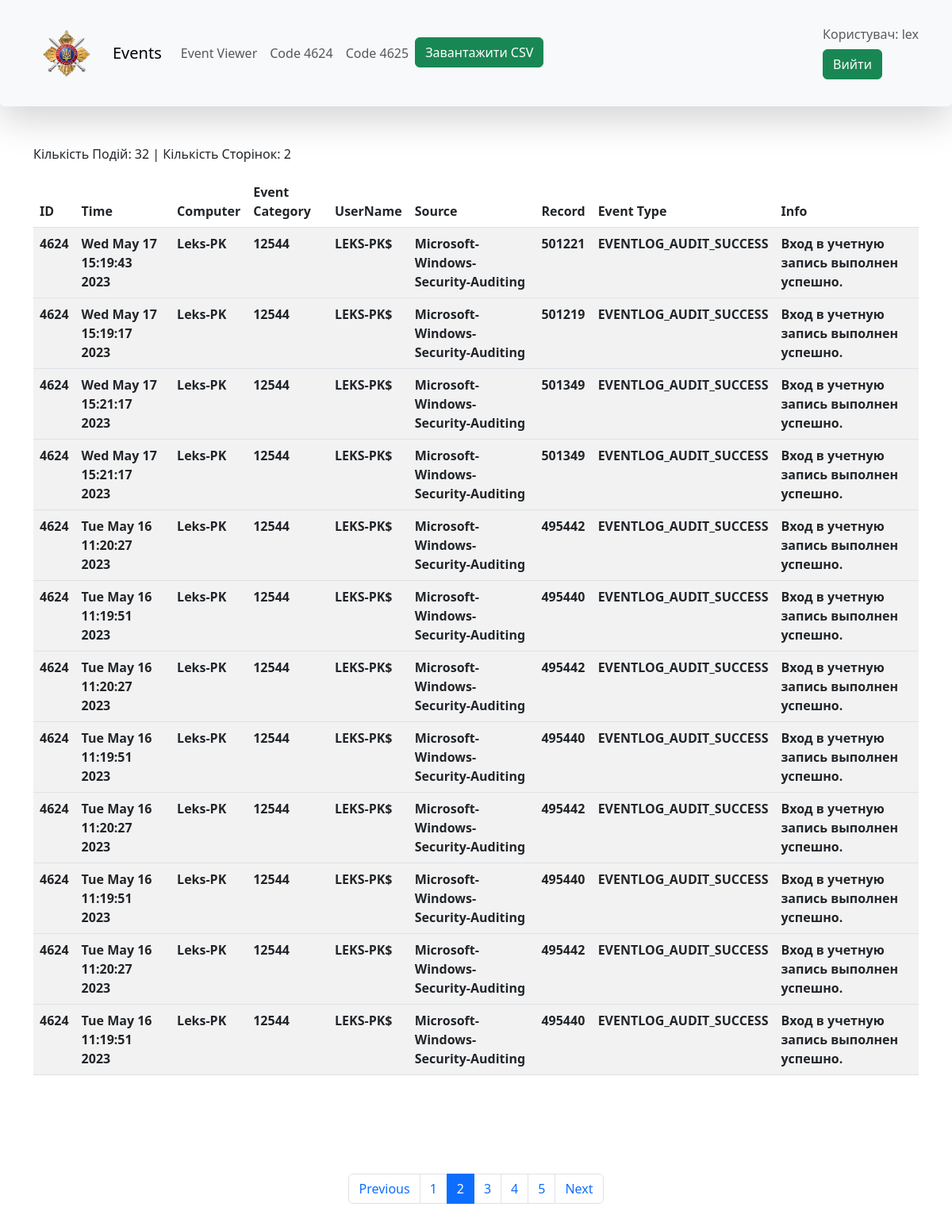
/success_events/?page=2 (signed in), run on the app's committed database.
### event_viewer/models.py (models this page shows, shortened)
class EventLogReaderModel(models.Model):
    the_time = models.CharField(max_length=155, verbose_name='Час')
    etv_id = models.IntegerField(verbose_name='ID события')
    computer_name = models.CharField(max_length=155, verbose_name="Имя компьютера")
    user_name = models.CharField(max_length=155, verbose_name='Имя пользователя')
    category = models.CharField(max_length=155, verbose_name='Категория Логгов')
    source = models.CharField(max_length=155, verbose_name='Источник')
    record = models.CharField(max_length=155, verbose_name='Рекорд')
    event_type = models.CharField(max_length=155, verbose_name='Тип события')
    message = models.CharField(max_length=155, verbose_name='Сообщение')
    created_date = models.DateField(auto_now_add=True)
    class Meta:
        verbose_name = "Event"
        verbose_name_plural = 'Events'

### event_viewer/views.py (the view)
# urls.py: path('success_events/', filter_events_success, name='filter_events_success'),
@login_required()
def filter_events_success(request):
    success_events = EventLogReaderModel.objects.filter(etv_id=4624).order_by('-created_date')
    page_obj, page_range, num_pages = paginate_queryset(success_events, request)
    total = success_events.count()
    context = {'page_obj': page_obj,
               'num_pages': num_pages,
               'total': total,
               'page_range': page_range}
    return render(request, 'success_events.html', context)

### event_viewer/views.py (called while the page is built)
def get_page_range(current_page, num_pages):
    page_range = []
    if current_page > 1:
        page_range.append(1)
    for page in range(current_page - 3, current_page):
        if page > 1:
            page_range.append(page)
    page_range.append(current_page)
    for page in range(current_page + 1, current_page + 4):
        if page <= num_pages:
            page_range.append(page)
    return page_range

def paginate_queryset(queryset, request, per_page=20):
    paginator = Paginator(queryset, per_page)
    page_number = request.GET.get('page')
    page_obj = paginator.get_page(page_number)
    num_pages = paginator.num_pages
    current_page = page_obj.number
    page_range = get_page_range(current_page, per_page)
    return page_obj, page_range, num_pages

### templates/success_events.html
{% extends 'base.html' %}
{% block content %}
    {% if page_obj %}
        <div class="container">
            <p>Кількість Подій: {{ total }}   |    Кількість Сторінок: {{ num_pages }}</p>
            <table class="table table-striped table-hover">
                <thead>
                <tr>
                    <th scope="col">ID</th>
                    <th scope="col">Time</th>
                    <th scope="col">Computer</th>
                    <th scope="col">Event Category</th>
                    <th scope="col">UserName</th>
                    <th scope="col">Source</th>
                    <th scope="col">Record</th>
                    <th scope="col">Event Type</th>
                    <th scope="col">Info</th>
                </tr>
                </thead>
                {% for event in page_obj %}
                    <tbody>
                    <th scope="row">{{ event.etv_id }}</th>
                    <th scope="row">{{ event.the_time }}</th>
                    <th scope="row">{{ event.computer_name }}</th>
                    <th scope="row">{{ event.category }}</th>
                    <th scope="row">{{ event.user_name }}</th>
                    <th scope="row">{{ event.source }}</th>
                    <th scope="row">{{ event.record }}</th>
                    <th scope="row">{{ event.event_type }}</th>
                    <th scope="row">{{ event.message }}</th>
                    </tbody>
                {% endfor %}
            </table>
        </div>
        <nav class="mt-4" aria-label="Page navigation sample" style="padding-top: 100px; margin-bottom: 100px">
            {% if page_obj.has_other_pages %}
                <ul class="pagination justify-content-center">
                    {% if page_obj.has_previous %}
                        <li class="page-item"><a class="page-link"
                                                 href="?page={{ page_obj.previous_page_number }}">Previous</a></li>
                    {% else %}
                        <li class="page-item disabled"><a class="page-link" href="#">Previous</a></li>
                    {% endif %}
                    {% for page in page_range %}
                        {% if page == page_obj.number %}
                            <li class="page-item active"><a class="page-link" href="#">{{ page }}</a></li>
                        {% else %}
                            <li class="page-item"><a class="page-link" href="?page={{ page }}">{{ page }}</a></li>
                        {% endif %}
                    {% endfor %}
                    {% if page_obj.has_next %}
                        <li class="page-item"><a class="page-link" href="?page={{ page_obj.next_page_number }}">Next</a></li>
                        <li class="page-item"><a class="page-link" href="?page={{ page_obj.paginator.num_pages }}">Last
                            &raquo</a></li>
                    {% else %}
                        <li class="page-item disable"><a class="page-link" href="#">Next</a></li>
                    {% endif %}
                </ul>
            {% endif %}
        </nav>
    {% else %}
        <h1>There is no events</h1>
    {% endif %}
{% endblock %}

### templates/includes/navbar.html (shortened to what this page needs)
{% load static %}
<div class="shadow-lg p-3 mb-5 bg-body-tertiary rounded">
    <nav class="navbar navbar-expand-lg bg-body-tertiary">
        <div class="container">
            <nav class="navbar navbar-light bg-light">
                <div class="container">
                    <a class="navbar-brand" href="{% url 'home' %}">
                        <img src="{% static 'event_viewer/img/udo_logo.png' %}" alt="logo" width="60" height="60">
                    </a>
                </div>
            </nav>
            <a class="navbar-brand" href="{% url 'eventlog_reader' %}">Events</a>
            <div class="collapse navbar-collapse" id="navbarNav">
                <ul class="navbar-nav me-auto mb-2 mb-lg-0">
                    <li class="nav-item">
                        <a class="nav-link{% if request.path == "/" %} active {% endif %}" aria-current="page" href="/">Event
                            Viewer</a>
                    </li>
                    <li class="nav-item">
                        <a class="nav-link {% if request.path == "success_events" %} active {% endif %}"
                           aria-current="page"
                           href="{% url 'filter_events_success' %}">Code 4624</a>
                    </li>
                    <li class="nav-item">
                        <a class="nav-link {% if request.path == "failure_events" %} active {% endif %}"
                           href="{% url 'filter_events_failure' %}">Code 4625</a>
                    </li>
                    <li class="nav-item">
                        <a class="btn btn-success" href="{% url 'download_csv' %}">Завантажити CSV</a>
                    </li>
                </ul>
            </div>
            <div class="col-lg-3 col-sm-6 col-8 order-2 order-lg-3">
                <div class="d-flex justify-content-end mb-3 mb-lg-0">
                     {% if user.is_authenticated %}
                        <div class="widget-header">
                            <h6 class="title text-muted">Користувач: {{ user.username }}</h6>
                            <div>
                                <a class="btn btn-success" href="{% url 'logout' %}">Вийти</a>
                            </div>
                        </div>
                    {% else %}
                        <div class="widget-header">
                            <div>
                                <a class="btn btn-success" href="{% url 'login' %}">Увійти</a>
                            </div>
                        </div>
                    {% endif %}
                </div>
            </div>
        </div>
    </nav>
</div>

### data on the page
EventLogReaderModel: etv_id "4624", the_time "Wed May 17 15:19:43 2023", computer_name "Leks-PK", category "12544", user_name "LEKS-PK$", source "Microsoft-Windows-Security-Auditing", record "501221", event_type "EVENTLOG_AUDIT_SUCCESS", message "Вход в учетную запись выполнен успешно."
EventLogReaderModel: etv_id "4624", the_time "Wed May 17 15:19:17 2023", computer_name "Leks-PK", category "12544", user_name "LEKS-PK$", source "Microsoft-Windows-Security-Auditing", record "501219", event_type "EVENTLOG_AUDIT_SUCCESS", message "Вход в учетную запись выполнен успешно."
EventLogReaderModel: etv_id "4624", the_time "Wed May 17 15:21:17 2023", computer_name "Leks-PK", category "12544", user_name "LEKS-PK$", source "Microsoft-Windows-Security-Auditing", record "501349", event_type "EVENTLOG_AUDIT_SUCCESS", message "Вход в учетную запись выполнен успешно."
EventLogReaderModel: etv_id "4624", the_time "Wed May 17 15:21:17 2023", computer_name "Leks-PK", category "12544", user_name "LEKS-PK$", source "Microsoft-Windows-Security-Auditing", record "501349", event_type "EVENTLOG_AUDIT_SUCCESS", message "Вход в учетную запись выполнен успешно."
EventLogReaderModel: etv_id "4624", the_time "Tue May 16 11:20:27 2023", computer_name "Leks-PK", category "12544", user_name "LEKS-PK$", source "Microsoft-Windows-Security-Auditing", record "495442", event_type "EVENTLOG_AUDIT_SUCCESS", message "Вход в учетную запись выполнен успешно."
EventLogReaderModel: etv_id "4624", the_time "Tue May 16 11:19:51 2023", computer_name "Leks-PK", category "12544", user_name "LEKS-PK$", source "Microsoft-Windows-Security-Auditing", record "495440", event_type "EVENTLOG_AUDIT_SUCCESS", message "Вход в учетную запись выполнен успешно."
EventLogReaderModel: etv_id "4624", the_time "Tue May 16 11:20:27 2023", computer_name "Leks-PK", category "12544", user_name "LEKS-PK$", source "Microsoft-Windows-Security-Auditing", record "495442", event_type "EVENTLOG_AUDIT_SUCCESS", message "Вход в учетную запись выполнен успешно."
EventLogReaderModel: etv_id "4624", the_time "Tue May 16 11:19:51 2023", computer_name "Leks-PK", category "12544", user_name "LEKS-PK$", source "Microsoft-Windows-Security-Auditing", record "495440", event_type "EVENTLOG_AUDIT_SUCCESS", message "Вход в учетную запись выполнен успешно."
EventLogReaderModel: etv_id "4624", the_time "Tue May 16 11:20:27 2023", computer_name "Leks-PK", category "12544", user_name "LEKS-PK$", source "Microsoft-Windows-Security-Auditing", record "495442", event_type "EVENTLOG_AUDIT_SUCCESS", message "Вход в учетную запись выполнен успешно."
EventLogReaderModel: etv_id "4624", the_time "Tue May 16 11:19:51 2023", computer_name "Leks-PK", category "12544", user_name "LEKS-PK$", source "Microsoft-Windows-Security-Auditing", record "495440", event_type "EVENTLOG_AUDIT_SUCCESS", message "Вход в учетную запись выполнен успешно."
EventLogReaderModel: etv_id "4624", the_time "Tue May 16 11:20:27 2023", computer_name "Leks-PK", category "12544", user_name "LEKS-PK$", source "Microsoft-Windows-Security-Auditing", record "495442", event_type "EVENTLOG_AUDIT_SUCCESS", message "Вход в учетную запись выполнен успешно."
EventLogReaderModel: etv_id "4624", the_time "Tue May 16 11:19:51 2023", computer_name "Leks-PK", category "12544", user_name "LEKS-PK$", source "Microsoft-Windows-Security-Auditing", record "495440", event_type "EVENTLOG_AUDIT_SUCCESS", message "Вход в учетную запись выполнен успешно."

### other printed values
{{ user.username }} "lex"
{{ total }} "32"
{{ num_pages }} "2"
{{ page }} "1" "3" "4" "5"
{{ page }} "2"
